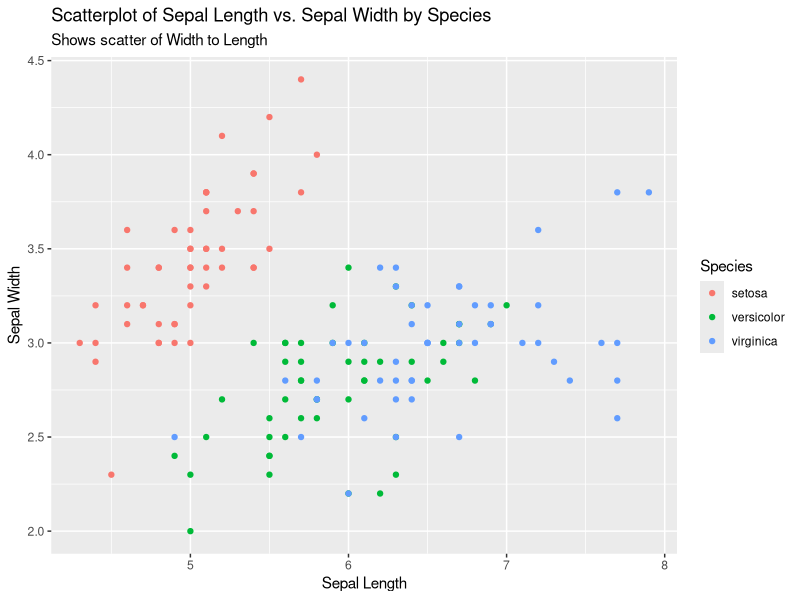
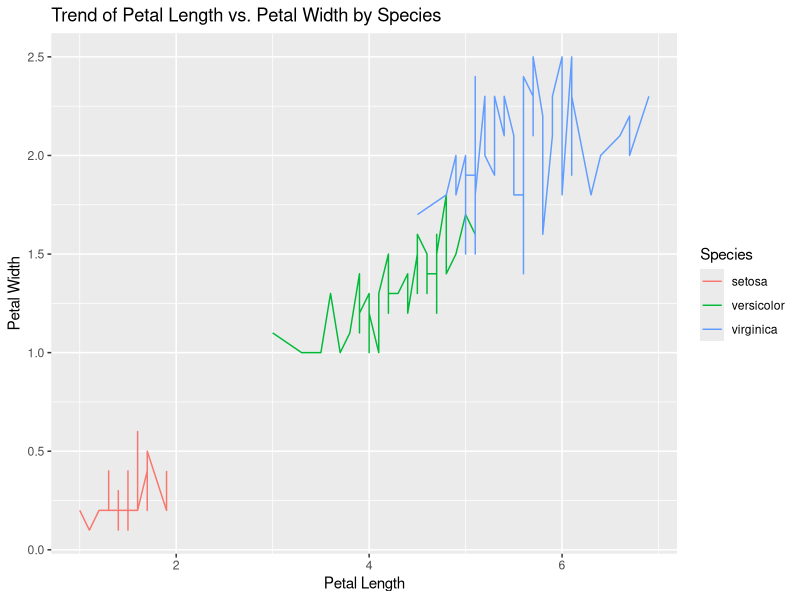
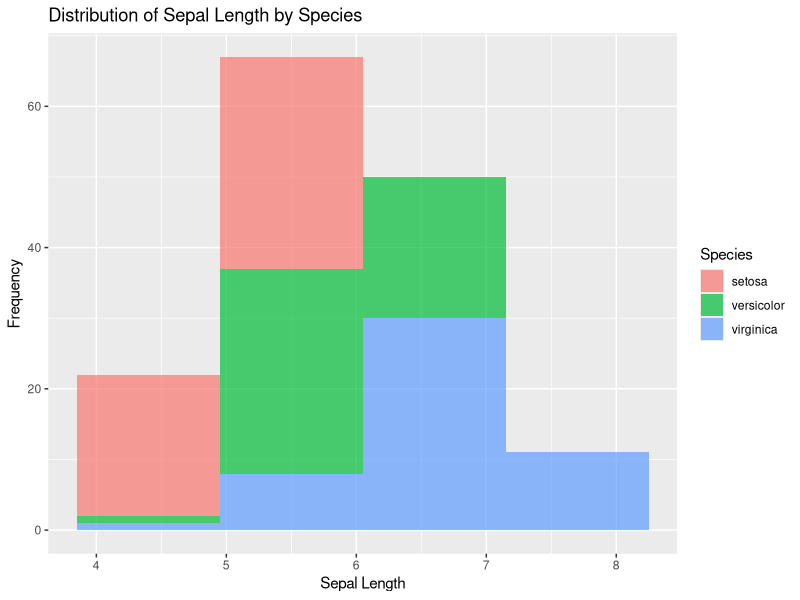
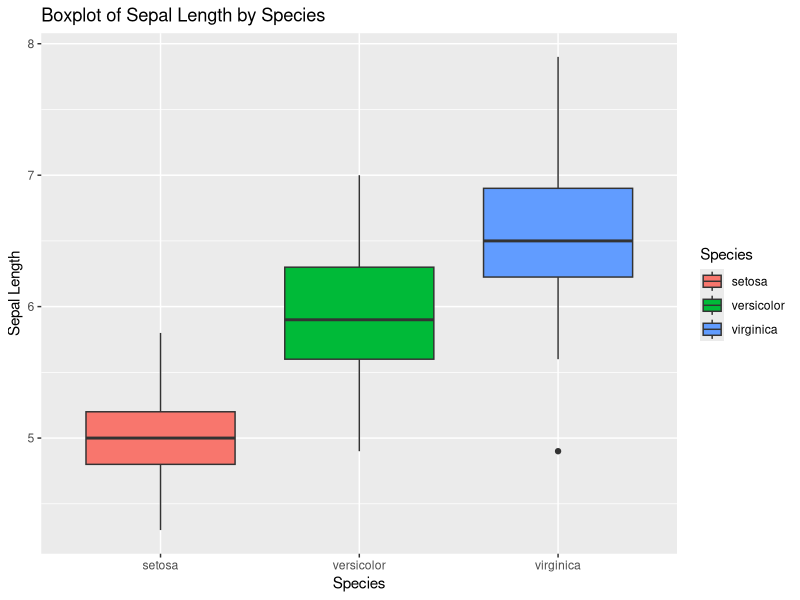

Source code (R) for these figures, in order:
## ---- chunk 1
knitr::opts_chunk$set(echo = TRUE)
## ---- chunk 2
data(iris)
## ---- chunk 3
missing_values <- sum(is.na(iris))
cat("Missing Values:", missing_values, "\n")
## ---- chunk 4
head(iris)
## ---- chunk 5
num_observations <- nrow(iris)
num_variables <- ncol(iris)
cat("Number of Rows:", num_observations, "\n")
cat("Number of Columns:", num_variables, "\n")

numeric_variables <- sapply(iris, is.numeric)
cat("Numeric Variables:", sum(numeric_variables), "\n")

categorical_variables <- sapply(iris, is.factor)
cat("Categorical Variables:", sum(categorical_variables), "\n")

str(iris)
## ---- chunk 6
summary(iris)
summary(iris[numeric_variables])
## ---- chunk 7
summary(iris[, numeric_variables])
## ---- chunk 8
summary_by_species <- aggregate(Sepal.Length ~ Species, data = iris, summary)
print(summary_by_species)
## ---- chunk 9
library(ggplot2)
ggplot(iris, aes(x = Sepal.Length, y = Sepal.Width, color = Species)) +
  geom_point() +
  labs(x = "Sepal Length", y = "Sepal Width", title = "Scatterplot of Sepal Length vs. Sepal Width by Species", subtitle = "Shows scatter of Width to Length")
## ---- chunk 10
ggplot(iris, aes(x = Petal.Length, y = Petal.Width, color = Species)) +
  geom_line() +
  labs(x = "Petal Length", y = "Petal Width", title = "Trend of Petal Length vs. Petal Width by Species")
## ---- chunk 11
ggplot(iris, aes(x = Sepal.Length, fill = Species)) +
  geom_histogram(binwidth = 1.1, alpha = 0.7) +
  labs(x = "Sepal Length", y = "Frequency", title = "Distribution of Sepal Length by Species")
## ---- chunk 12
ggplot(iris, aes(x = Species, y = Sepal.Length, fill = Species)) +
  geom_boxplot() +
  labs(x = "Species", y = "Sepal Length", title = "Boxplot of Sepal Length by Species")
